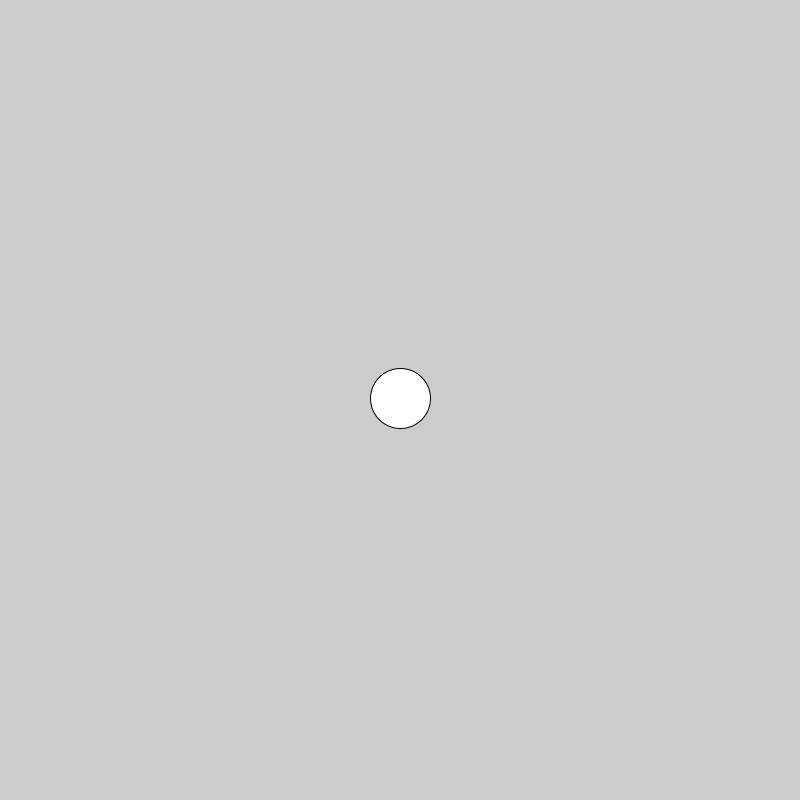
Frame 1 (no input)
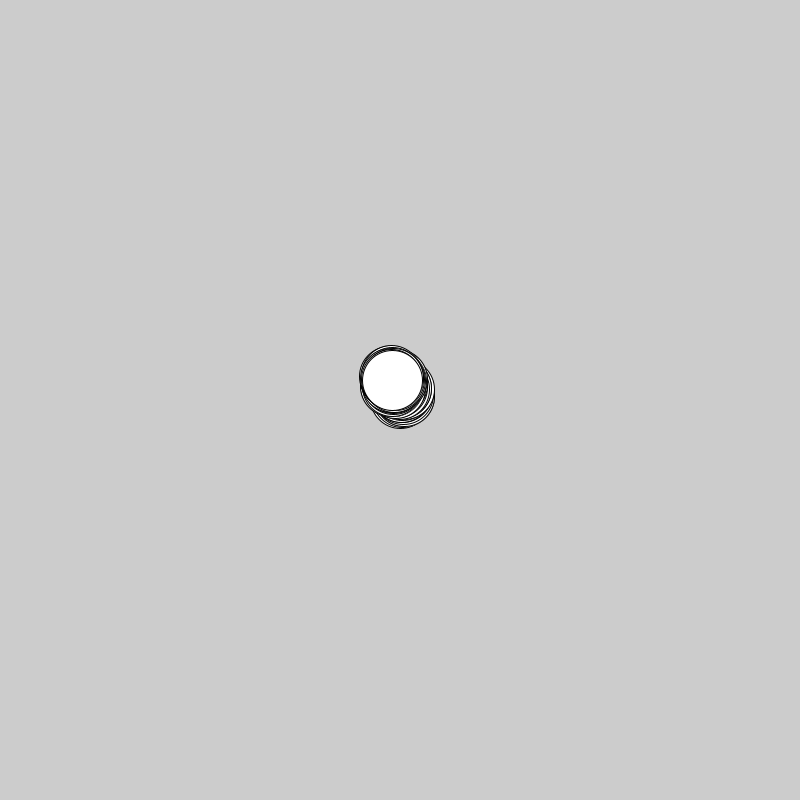
Frame 60 (the mouse pressed at the canvas centre just before this capture)
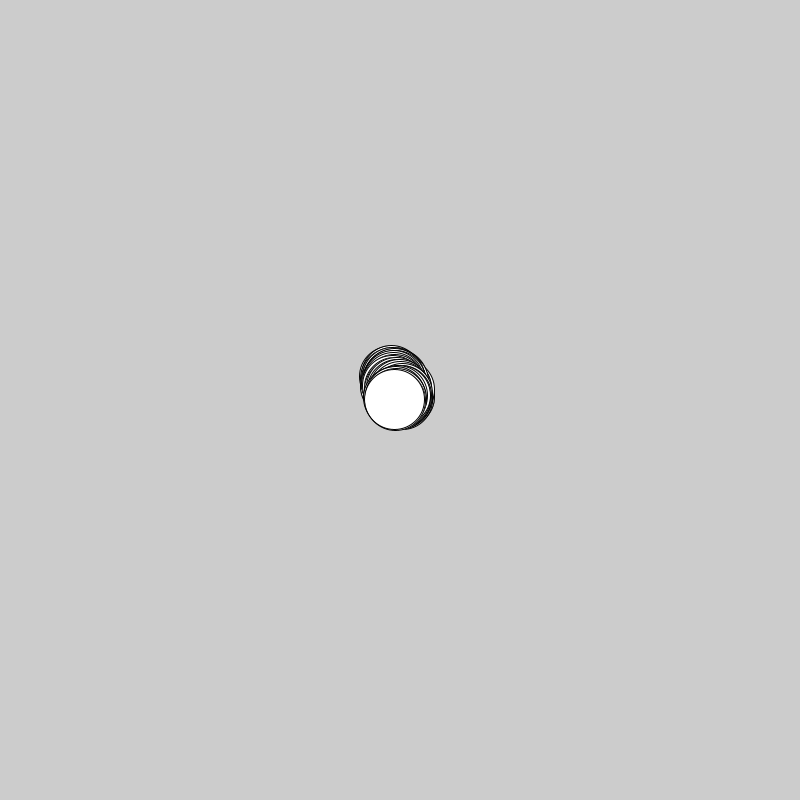
Frame 120 (the mouse held since frame 60 and released just before this capture)

The Processing sketch that drew these frames (run headless with seeded random() and noise(); from frame 60 on, the mouse is pressed at the canvas centre):

// Processing sketch: code_09_01
// ── code_09_01.pde
EllipseVibra bug;

void setup(){
size(800, 800);
bug = new EllipseVibra(width/2, height/2, 60);
}

void draw(){
bug.move();
bug.display();
}

// ── EllipseVibra.pde
class EllipseVibra {
float x;
float y;
int diameter;
float speed = 2.5;

EllipseVibra(float tempX, float tempY, int tempDiameter){
x = tempX;
y = tempY;
diameter = tempDiameter;
}

void move(){
x += random(-speed, speed);
y += random(-speed, speed);
}

void display(){
ellipse(x, y, diameter, diameter);
}

}
